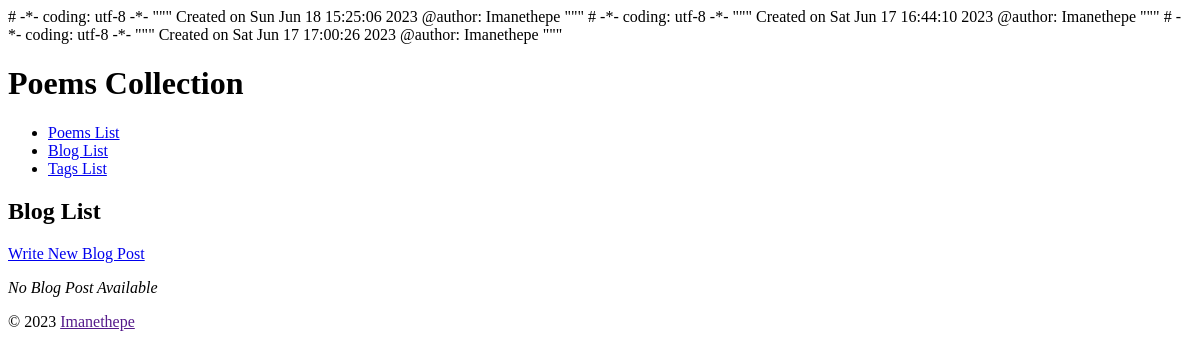
The page /blog/ on the database as committed earlier.
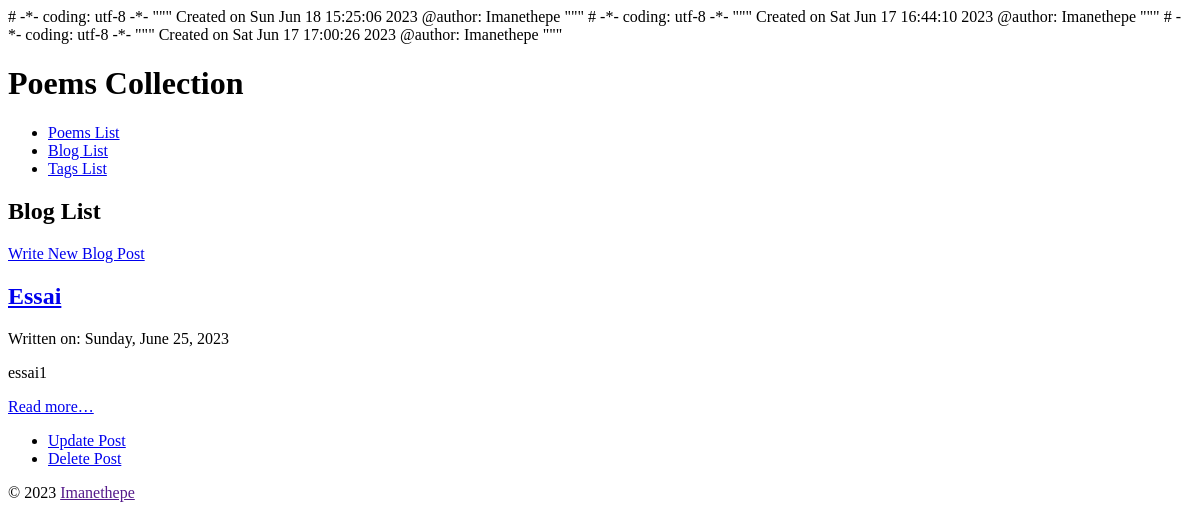
The same page on the database as committed later.
### blog/models.py (models this page shows, shortened)
class Post(models.Model):
    title = models.CharField(max_length=63)
    slug = models.SlugField(
        max_length=63,
        help_text='A label for URL conﬁg',
        unique_for_month='pub_date')
    text = models.TextField()
    pub_date = models.DateField(
        'date published',
        auto_now_add=True)
    tags = models.ManyToManyField(
        Tag, blank=True, related_name='blog_posts')
    poems = models.ManyToManyField(
       Poem, blank=True, related_name='blog_posts')
    class Meta:
        verbose_name = 'blog post'
        ordering = ['-pub_date', 'title']
        get_latest_by = 'pub_date'
    def get_absolute_url(self):
        return reverse(
            'blog_post_detail',
            kwargs={'year': self.pub_date.year,
                    'month': self.pub_date.month,
                    'slug': self.slug})
    def get_update_url(self):
        return reverse(
            'blog_post_update',
            kwargs={'year': self.pub_date.year,
                    'month': self.pub_date.month,
                    'slug': self.slug})
    def get_delete_url(self):
        return reverse(
            'blog_post_delete',
            kwargs={'year': self.pub_date.year,
                    'month': self.pub_date.month,
                    'slug': self.slug})

### blog/views.py (the view)
class PostList(View):
    def get(self, request):
        return render(
            request,
            'blog/post_list.html',
            {'post_list': Post.objects.all()})

### blog/templates/blog/post_list.html (shortened to what this page needs)
{% extends parent_template|default:"blog/base_blog.html" %}
{% block content %}
 <h2>Blog List</h2>
 <div>
   <a href="{% url 'blog_post_create' %}">
     Write New Blog Post</a>
 </div>
 {% for post in post_list %}
   <article>
     <header>
       <h2>
         <a href="{{ post.get_absolute_url }}">
           {{ post.title|title }}</a>
       </h2>
       <p>
         Written on:
         <time datetime="{{ post.pub_date|date:"Y-m-d" }}">
           {{ post.pub_date|date:"l, F j, Y" }}
         </time>
       </p>
     </header>
     <p>{{ post.text|truncatewords:20 }}</p>
     <p>
       <a href="{{ post.get_absolute_url }}">
         Read more&hellip;</a>
     </p>
    <ul>
      <li>
         <a href="{{ post.get_update_url}}">
           Update Post</a></li>
      <li>
         <a href="{{ post.get_delete_url }}">
           Delete Post</a></li>
    </ul>
   </article>
 {% empty %}
   <p><em>No Blog Post Available</em></p>
 {% endfor %}
{% endblock %}

Rows that differ between the two databases and show on the page:
added Post: title "Essai", pub_date "Sunday, June 25, 2023", text "essai1"
Other text that changed with them:
text no longer shown: "No Blog Post Available"
